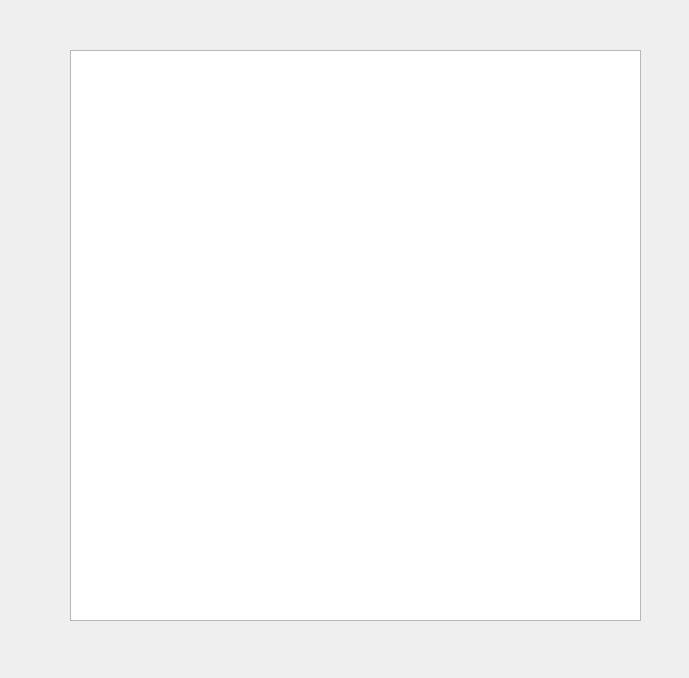
<?xml version="1.0" encoding="UTF-8"?>
<ui version="4.0">
 <class>ResultList</class>
 <widget class="QWidget" name="ResultList">
  <property name="geometry">
   <rect>
    <x>0</x>
    <y>0</y>
    <width>689</width>
    <height>678</height>
   </rect>
  </property>
  <property name="windowTitle">
   <string>ResultList</string>
  </property>
  <widget class="QListWidget" name="listWidget">
   <property name="geometry">
    <rect>
     <x>70</x>
     <y>50</y>
     <width>571</width>
     <height>571</height>
    </rect>
   </property>
  </widget>
 </widget>
 <resources/>
 <connections/>
</ui>
